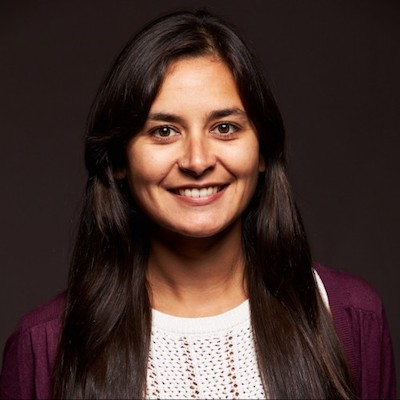
#> input picture src/images/speakers/anjana-vakil.jpg, 400 x 400 px, found by its file name
$ python -i cutout.py   (imports and definitions only)
#> lines starting #> are read from the running program, lines starting #| are printed output that depends on the picture
#> in process, im is the input picture: PIL image 400x400 RGB; mean R, G, B 70.1, 49.5, 45.3
# Usage: pip install onnxruntime pillow numpy; U2NET_MODEL=/path/u2net_human_seg.onnx SPEAKERS_DIR=src/images/speakers OUT_DIR=out python cutout.py
# Model: u2net_human_seg.onnx from https://github.com/danielgatis/rembg/releases (v0.0.0). Edit the `names` map in __main__ to cover all speakers.
import numpy as np, onnxruntime as ort, glob, os, sys
from PIL import Image, ImageOps, ImageFilter
MODEL=os.environ.get('U2NET_MODEL','u2net_human_seg.onnx')
# [1 line that did not run here, left out]
# [1 line that did not run here, left out]
SRC=os.environ.get('SPEAKERS_DIR','src/images/speakers/')
# [1 line not run here, left out]
def mask(im):
    r=im.convert('RGB').resize((320,320),Image.BILINEAR)
    a=np.asarray(r).astype(np.float32); a=a/max(a.max(),1e-6)
    a=(a-[0.485,0.456,0.406])/[0.229,0.224,0.225]
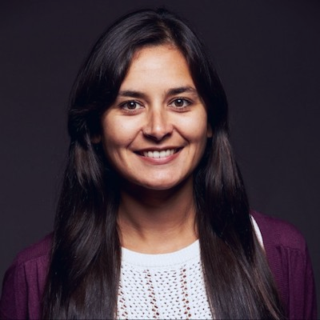
#> a: shape (320, 320, 3) float64; mean R, G, B -0.918, -1.17, -1.01; drawn with min black and max white
    a=a.transpose(2,0,1)[None].astype(np.float32)
#> (the run stopped early here; a loop or call above may not have finished)

$ run again, on src/images/speakers/faris-aziz.jpg
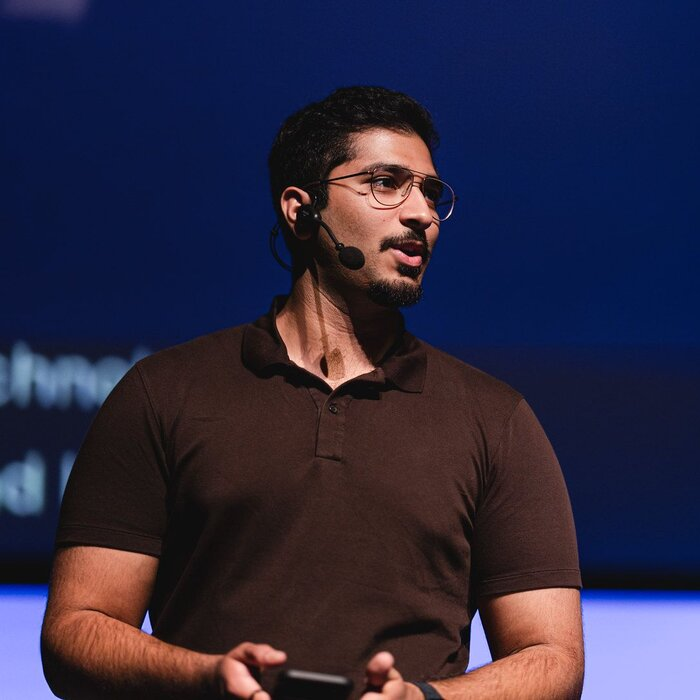
#> input picture src/images/speakers/faris-aziz.jpg, 700 x 700 px, found by its file name
#> in process, im is the input picture: PIL image 700x700 RGB; mean R, G, B 44.1, 40.5, 65.4
#> in mask, `a=(a-[0.485,0.456,0.406])/[0.229,0.224,0.225]`:
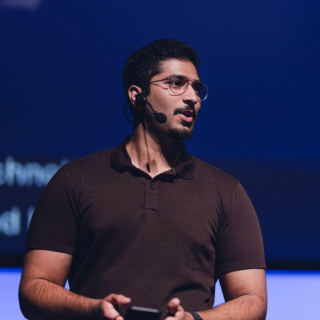
#> a: shape (320, 320, 3) float64; mean R, G, B -1.36, -1.33, -0.665; drawn with min black and max white
